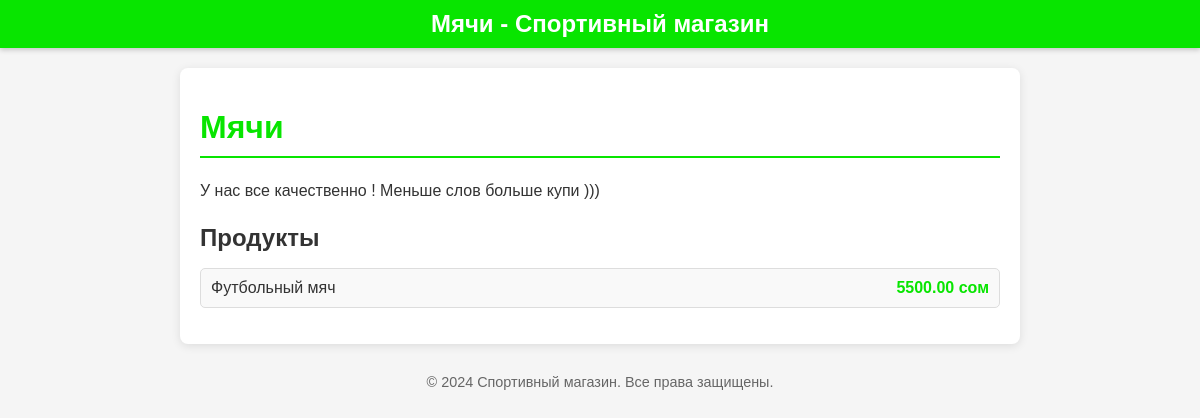
Page /category/1/ on the committed database.
### main/models.py (models this page shows, shortened)
class Category(models.Model):  # Категории спортивных товаров.
    name = models.CharField(max_length=100, unique=True, verbose_name="Название категории")
    description = models.TextField(blank=True, verbose_name="Описание")
    created_at = models.DateTimeField(auto_now_add=True, verbose_name="Дата создания")
    updated_at = models.DateTimeField(auto_now=True, verbose_name="Дата обновления")
    class Meta:
        verbose_name = "Категория"
        verbose_name_plural = "Категории"

class Product(models.Model): # Товары в магазине
    name = models.CharField(max_length=200, verbose_name="Название товара")
    description = models.TextField(blank=True, verbose_name="Описание")
    category = models.ForeignKey(
        Category, on_delete=models.CASCADE, related_name="products", verbose_name="Категория"
    )
    price = models.DecimalField(max_digits=10, decimal_places=2, verbose_name="Цена")
    stock = models.PositiveIntegerField(verbose_name="Количество на складе")
    image = models.ImageField(upload_to="products/", blank=True, null=True, verbose_name="Изображение товара")
    created_at = models.DateTimeField(auto_now_add=True, verbose_name="Дата добавления")
    updated_at = models.DateTimeField(auto_now=True, verbose_name="Дата обновления")
    class Meta:
        verbose_name = "Товар"
        verbose_name_plural = "Товары"
        ordering = ['-created_at']

### main/views.py (the view)
# urls.py: path('category/<int:category_id>/', views.category_detail, name='category_detail'),
def category_detail(request, category_id):
    category = get_object_or_404(Category, id=category_id)
    products = Product.objects.filter(category=category)
    return render(request, 'shop/category_detail.html', {'category': category, 'products': products})

### main/templates/shop/category_detail.html (shortened to what this page needs)
<!DOCTYPE html>
<html lang="en">
<head>
</head>
<body>
    <header>
        {{ category.name }} - Спортивный магазин
    </header>
    <div class="container">
        <h1>{{ category.name }}</h1>
        <p>{{ category.description }}</p>
        <h2>Продукты</h2>
        <ul>
            {% for product in products %}
                <li>
                    <span>{{ product.name }}</span>
                    <span class="product-price">{{ product.price }} сом</span>
                </li>
            {% endfor %}
        </ul>
    </div>
    <footer>
        © 2024 Спортивный магазин. Все права защищены.
    </footer>
</body>
</html>

### main/templates/shop/category_detail.html (style rules this page uses)
body { font-family: Arial, sans-serif; margin: 0; padding: 0; background-color: #f5f5f5; color: #333; }
header { background-color: #08e500; color: white; text-align: center; padding: 10px 0; font-size: 1.5rem; font-weight: bold; box-shadow: 0 2px 5px rgba(0, 0, 0, 0.2); }
.container { max-width: 800px; margin: 20px auto; padding: 20px; background: white; border-radius: 8px; box-shadow: 0 2px 10px rgba(0, 0, 0, 0.1); }
h1 { font-size: 2rem; color: #08e500; border-bottom: 2px solid #08e500; padding-bottom: 10px; margin-bottom: 20px; }
p { font-size: 1rem; line-height: 1.6; margin-bottom: 20px; }
h2 { font-size: 1.5rem; color: #333; margin-bottom: 15px; }
ul { list-style: none; padding: 0; }
ul li { font-size: 1rem; padding: 10px; margin-bottom: 10px; background-color: #f9f9f9; border: 1px solid #ddd; border-radius: 5px; display: flex; justify-content: space-between; align-items: center; }
.product-price { font-weight: bold; color: #08e500; }
footer { text-align: center; padding: 10px 0; margin-top: 20px; font-size: 0.9rem; color: #666; }

### rows in the picture
Category: name "Мячи", description "У нас все качественно ! Меньше слов больше купи )))"
Product: name "Футбольный мяч", price "5500.00"
